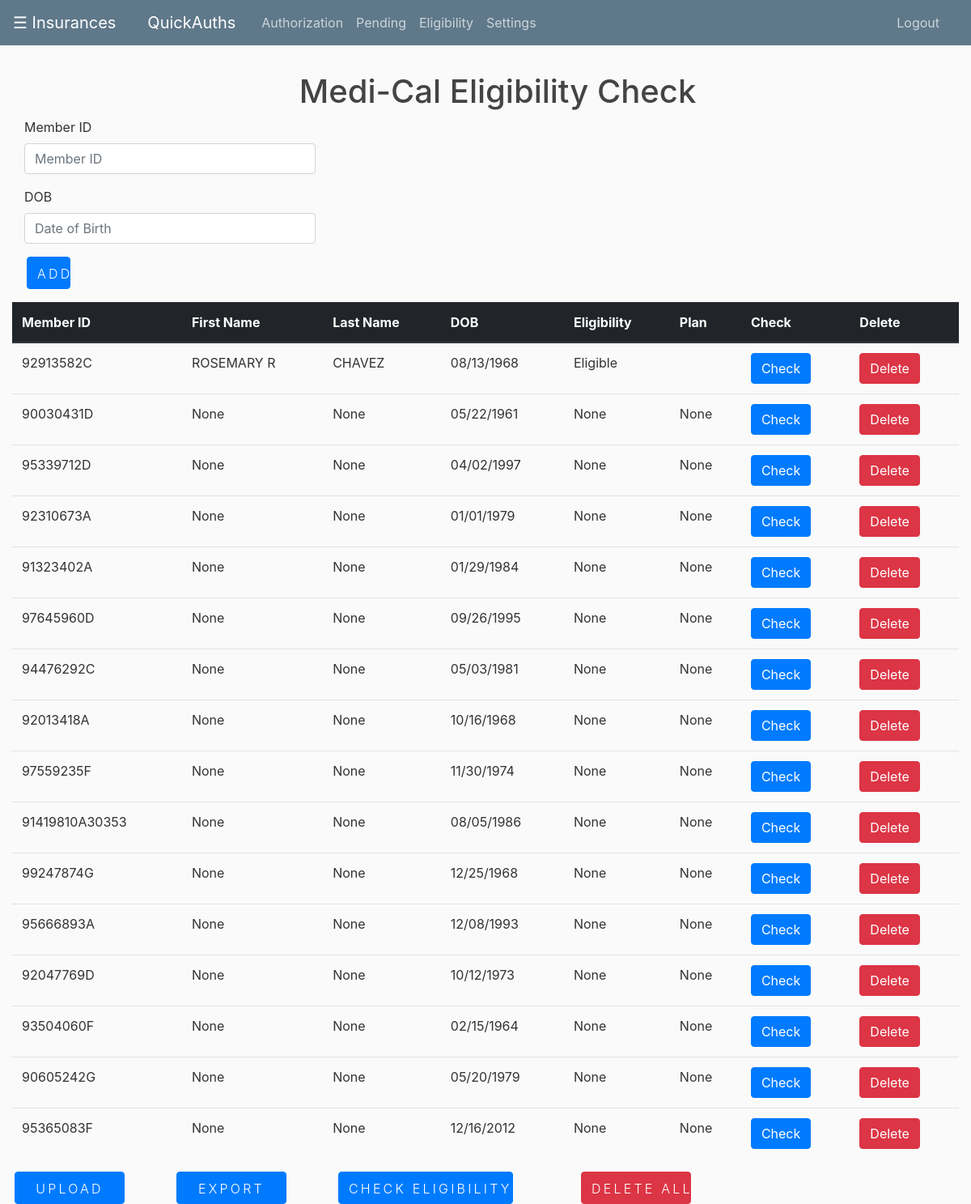
The page /medicaleligibility (signed in) on the database its author committed.
### insurance/models.py (models this page shows, shortened)
class MediCalEligibility(db.Model):
    member_ID = db.Column(db.String(20), primary_key=True)
    firstName = db.Column(db.String(30))
    lastName = db.Column(db.String(30))
    eligibility = db.Column(db.String(100))
    dateChecked = db.Column(db.DateTime)
    dob = db.Column(db.DateTime)
    plan = db.Column(db.String(200))
    message = db.Column(db.String(200))
    company_id = db.Column(db.Integer, db.ForeignKey('company.id'), nullable=False)

### insurance/routes.py (the view, shortened to what this page needs)
@app.route("/medicaleligibility", methods=['GET', 'POST'])
@login_required
def medical_eligibility():
    form = EligibilityForm()
    user = User.query.get(current_user.get_id())
    eligibility_data = MediCalEligibility.query.filter(MediCalEligibility.company_id==user.company_id)\
        .add_columns(MediCalEligibility.member_ID, MediCalEligibility.firstName, MediCalEligibility.lastName, MediCalEligibility.dob, MediCalEligibility.eligibility, MediCalEligibility.plan).all()
    temp_ids = []
    for member in eligibility_data:
        temp_ids.append(member.member_ID)
    temp_data = MediCalEligibility.query.filter_by(company_id=user.company_id).all()
    for member in temp_data:
        if member.member_ID not in temp_ids:
            eligibility_data.append(member)
    return render_template('medicaleligibility.html', form=form, data=eligibility_data, title='medical')

### insurance/forms.py
class EligibilityForm(FlaskForm):
    memberid = StringField('Member ID', validators=[DataRequired()])
    dob = DateField('Date of Birthh', format='%m/%d/%Y', validators=[Optional()])
    submit = SubmitField('Add')

### insurance/models.py (called while the page is built)
@login_manager.user_loader
def load_user(user_id):
    return User.query.get(int(user_id))

### insurance/templates/medicaleligibility.html (shortened to what this page needs)
{% extends "layout.html" %} {% block content %}
<div class="container">
    <div class=" text-center mt-2 ">
        <h1>Medi-Cal Eligibility Check</h1>
    </div>
</div>
<div class="col-md-12">
    <form method="POST" action="">
        <div class="col-md-4">
            <div class="form-group"> <label for="form_name">Member ID</label> {{ form.memberid(id="form_name", type="text", class="form-control", placeholder="Member ID", required="required") }} </div>
        </div>
        <div class="col-md-4">
            <div class="form-group"> <label for="form_name">DOB</label> {{ form.dob(id="form_dob", type="text", class="form-control", placeholder="Date of Birth", required="required") }} </div>
        </div>
        <div class="col-md-1"><button type="submit" class="btn btn-primary btn-send pt-2 btn-block ">Add</button></div>
    </form>
    <table class="table" id="my-table">
        <thead class="thead-dark">
            <tr>
                <th scope="col">Member ID</th>
                <th scope="col">First Name</th>
                <th scope="col">Last Name</th>
                <th scope="col">DOB</th>
                <th scope="col">Eligibility</th>
                <th scope="col">Plan</th>
                <th scope="col">Check</th>
                <th scope="col">Delete</th>
            </tr>
        </thead>
        <tbody>
            {% for member in data %}
            <tr>
                <td>{{ member.member_ID }}</td>
                <td>{{ member.firstName }}</td>
                <td>{{ member.lastName }}</td>
                {% if member.dob is not none %}
                <td>{{ member.dob.strftime('%m/%d/%Y') }}</td>
                {% else %}
                <td>None</td>
                {% endif %}
                <td>{{ member.eligibility }}</td>
                <td>{{ member.plan }}</td>
                <td>
                    <form action="{{ url_for('submit_medical_eligibility', member_id=member.member_ID) }}" method="POST">
                        <button class="btn btn-primary" type="submit">Check</button>
                    </form>
                </td>
                <td>
                    <form action="{{ url_for('delete_medical_member', member_id=member.member_ID) }}" method="POST">
                        <button class="btn btn-danger" type="submit">Delete</button>
                    </form>
                </td>
            </tr>
            {% endfor %}
        </tbody>
    </table>
    <div class="row">
        <div class="col-md-2">
            <button class="btn btn-primary btn-send pt-2 btn-block " data-toggle="modal" data-target="#uploadModal">Upload</button>
        </div>
        <div class="col-md-2">
            <form action="{{ url_for('export_medical_eligibility') }}" method="POST">
                <button type="submit" class="btn btn-primary btn-send pt-2 btn-block ">Export</button>
            </form>
        </div>
        <div class="col-md-3">
            <form action="{{ url_for('submit_medical_eligibility', member_id=0) }}" method="POST">
                <button type="submit" class="btn btn-primary btn-send pt-2 btn-block ">Check Eligibility</button>
            </form>
        </div>
        <div class="col-md-2">
            <form action="{{ url_for('delete_all_medical_member') }}" method="POST">
                <button type="submit" class="btn btn-danger btn-send pt-2 btn-block ">Delete All</button>
            </form>
        </div>
    </div>
</div>
{% endblock content %}

### insurance/static/main.css (style rules this page uses)
body { background: #fafafa; color: #333333; margin-top: 5rem; }
h1, h2, h3, h4, h5, h6 { color: #444444; }
.btn-send { font-weight: 300; text-transform: uppercase; letter-spacing: 0.2em; width: 80%; margin-left: 3px }

### rows shown on the page
MediCalEligibility: member_ID "92913582C", firstName "ROSEMARY R", lastName "CHAVEZ", dob "08/13/1968", eligibility "Eligible"
MediCalEligibility: member_ID "90030431D", firstName "None", lastName "None", dob "05/22/1961", eligibility "None", plan "None"
MediCalEligibility: member_ID "95339712D", firstName "None", lastName "None", dob "04/02/1997", eligibility "None", plan "None"
MediCalEligibility: member_ID "92310673A", firstName "None", lastName "None", dob "01/01/1979", eligibility "None", plan "None"
MediCalEligibility: member_ID "91323402A", firstName "None", lastName "None", dob "01/29/1984", eligibility "None", plan "None"
MediCalEligibility: member_ID "97645960D", firstName "None", lastName "None", dob "09/26/1995", eligibility "None", plan "None"
MediCalEligibility: member_ID "94476292C", firstName "None", lastName "None", dob "05/03/1981", eligibility "None", plan "None"
MediCalEligibility: member_ID "92013418A", firstName "None", lastName "None", dob "10/16/1968", eligibility "None", plan "None"
MediCalEligibility: member_ID "97559235F", firstName "None", lastName "None", dob "11/30/1974", eligibility "None", plan "None"
MediCalEligibility: member_ID "91419810A30353", firstName "None", lastName "None", dob "08/05/1986", eligibility "None", plan "None"
MediCalEligibility: member_ID "99247874G", firstName "None", lastName "None", dob "12/25/1968", eligibility "None", plan "None"
MediCalEligibility: member_ID "95666893A", firstName "None", lastName "None", dob "12/08/1993", eligibility "None", plan "None"
MediCalEligibility: member_ID "92047769D", firstName "None", lastName "None", dob "10/12/1973", eligibility "None", plan "None"
MediCalEligibility: member_ID "93504060F", firstName "None", lastName "None", dob "02/15/1964", eligibility "None", plan "None"
MediCalEligibility: member_ID "90605242G", firstName "None", lastName "None", dob "05/20/1979", eligibility "None", plan "None"
MediCalEligibility: member_ID "95365083F", firstName "None", lastName "None", dob "12/16/2012", eligibility "None", plan "None"
